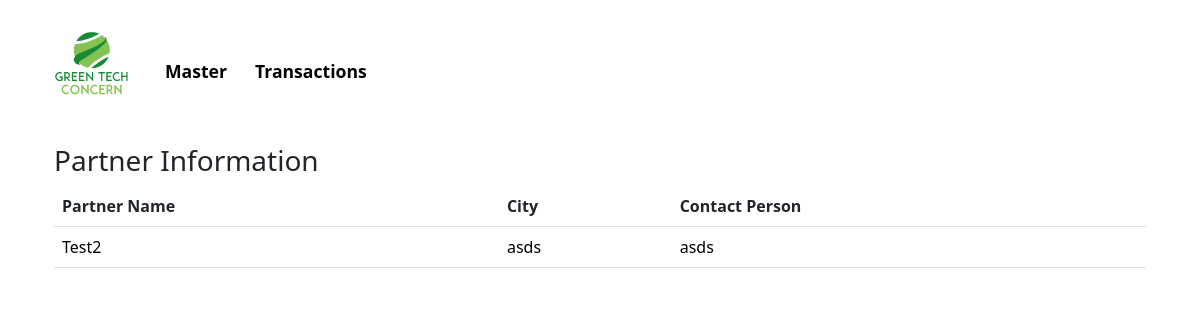
Screenshot of /partnerdetails/14/ (signed in) with the database file from the repository.
### resecurityapp/models.py (models this page shows, shortened)
class Partner(models.Model):
    Partner_Name = models.CharField(max_length=100)
    address = models.CharField(max_length=255)
    city = models.CharField(max_length=100)
    country = models.CharField(max_length=100)
    Contact_Person = models.CharField(max_length=100)
    email = models.EmailField()

### resecurityapp/views.py (the view)
# urls.py: path('partnerdetails/<int:partner_id>/', views.partnerdetails, name='partnerdetails'),
def partnerdetails(request, partner_id):
    fullname = request.session.get('fullname')
    if not fullname:
        return redirect('login')
    partner = Partner.objects.get(pk=partner_id)
    partners = Partner.objects.all()
    return render(request, 'partnerdetails.html', { 'partner': partner, 'partners': partners})

### templates/partnerdetails.html (shortened to what this page needs)
{% load static %}
<!doctype html>
<html lang="en">
<head>
    <link href="https://cdn.jsdelivr.net/npm/bootstrap@5.3.2/dist/css/bootstrap.min.css" rel="stylesheet">
    <link href="{% static 'css/homepage.css' %}" rel="stylesheet">
</head>
<body>
    <div class="container">
        <div id="navbar">
            <nav class="navbar navbar-expand-lg justify-content-center">
                <div class="container-fluid mt-3">
                    <a class="navbar-brand" href="{% url 'index' %}">
                        <img src="{% static 'images/logo.png' %}" alt="Resecurity CRM" width="75">
                    </a>
                    <div class="collapse navbar-collapse" id="navbarNav">
                        <ul class="navbar-nav mt-3">
                            <li class="nav-item" id="master">
                                <a class="nav-link fw-semibold" style="cursor: pointer;">Master</a>
                            </li>
                            <li class="nav-item active" id="transactions">
                                <a class="nav-link fw-semibold" href="{% url 'index' %}">Transactions</a>
                            </li>
                        </ul>
                    </div>
                </div>
            </nav>
        </div>
        <div id="partner-detail-content" class="partner-detail-content container">
            <h3>Partner Information</h3>
            <table class="table">
                <thead>
                    <tr>
                        <th scope="col">Partner Name</th>
                        <th scope="col">City</th>
                        <th scope="col">Contact Person</th>
                    </tr>
                </thead>
                <tbody>
                    <tr>
                        <td>{{ partner.Partner_Name }}</td>
                        <td>{{ partner.city }}</td>
                        <td>{{ partner.Contact_Person }}</td>
                    </tr>
                </tbody>
            </table>
        </div>
    </div>
</body>
</html>

### static/css/homepage.css (style rules this page uses)
body { margin: 0; padding: 0; box-sizing: border-box; }
html { scroll-behavior: smooth; }
.nav-link { margin-left: 1vw; font-size: 1.1rem; color: black; }
.company-content, .company-detail-content, .sector-content, .sector-detail-content, .service-content, .service-detail-content, .via-content, .via-detail-content, .status-content, .status-detail-content, .brand-content, .brand-detail-content, .partner-content, .partner-detail-content { margin-top: 3%; }
.company-detail-content th, .sector-detail-content th, .service-detail-content th, .via-detail-content th, .status-detail-content th, .brand-detail-content, .partner-detail-content th { color: #212529; }

### rows the page displays
Partner: Partner_Name "Test2", city "asds", Contact_Person "asds"
